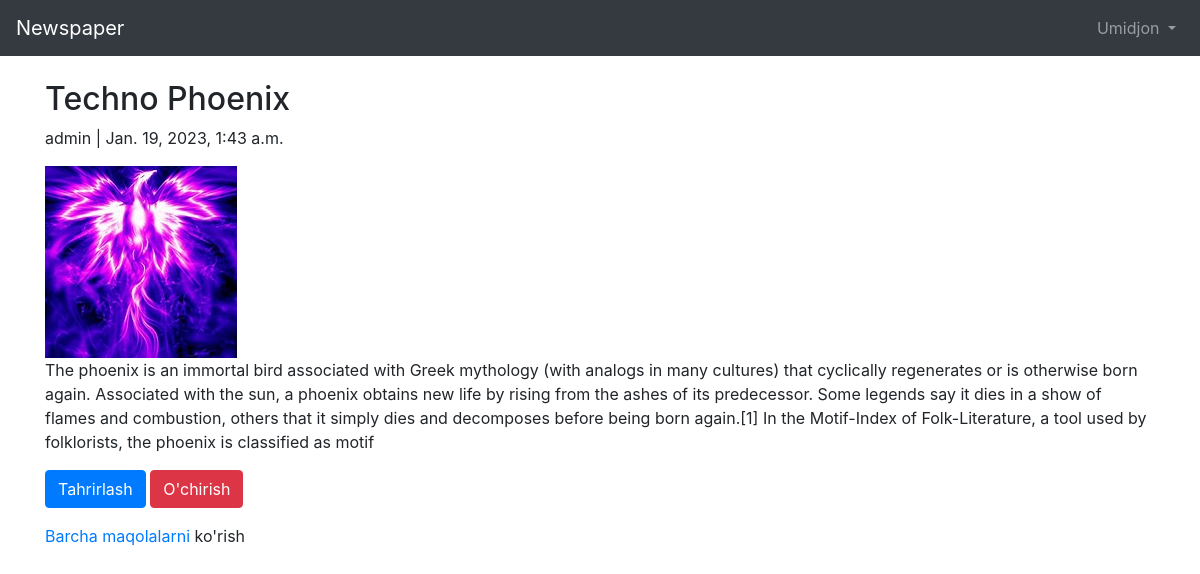
Screenshot of /articles/5 (signed in) with the database file from the repository.
### users/models.py (models this page shows)
class CustomUser(AbstractUser):
    age = models.PositiveIntegerField(null=True,blank=True)
    address =models.CharField(max_length=200)
    job = models.CharField(max_length=50)

### articles/models.py (models this page shows, shortened)
class Article(models.Model):
    title = models.CharField(max_length=255)
    body = models.TextField()
    photo = models.ImageField(upload_to='images/', blank=True)
    data = models.DateTimeField(auto_now_add=True)
    author = models.ForeignKey(
        get_user_model(),
        on_delete=models.CASCADE,
    )

### articles/views.py (the view)
# urls.py: path('<int:pk>', ArticleDetailView.as_view(), name='article_detail'),
class ArticleDetailView(LoginRequiredMixin, DetailView):
    model = Article
    template_name = 'article_detail.html'
    login_url = 'login'

### templates/article_detail.html
{% extends 'base.html' %}
{% block content %}
<div class="article-entry">
    <h2>{{ object.title }}</h2>
    <p>{{ object.author }} | {{ object.data }}</p>
    {% if article.photo %}
    <img src="{{ article.photo.url }}" alt="{{object.title}}">
    {% endif %}
    <p>{{ object.body }}</p>
</div>
<p>
    <a href="{% url 'article_edit' article.pk %}"
       class="btn btn-primary">Tahrirlash</a>
    <a href="{% url 'article_delete' article.pk %}"
       class="btn btn-danger">O'chirish</a>
    <p><a href="{% url 'article_list' %}">Barcha maqolalarni </a>ko'rish</p>
</p>
{% endblock content %}

### templates/base.html (shortened to what this page needs)
<!DOCTYPE html>
<html lang="en">
<head>
    <link rel="stylesheet" href="https://maxcdn.bootstrapcdn.com/bootstrap/4.0.0/css/bootstrap.min.css">
</head>
<body>
<nav class="navbar navbar-expand-md navbar-dark bg-dark mb-4">
<a class="navbar-brand" href="{% url 'home' %}">Newspaper</a>
<div class="collapse navbar-collapse" id="navbarCollapse">
{% if user.is_authenticated %}
<ul class="navbar-nav ml-auto">
<li class="nav-item">
<a class="nav-link dropdown-toggle" href="#" id="userMenu"
data-toggle="dropdown" aria-haspopup="true"
aria-expanded="false">
{{ user.username }}
</a>
</li>
</ul>
{% endif %}
</div>
</nav>
<div class="container">
{% block content %}
{% endblock content %}
</div>
</body>
</html>

### rows the page displays
CustomUser: username "Umidjon"
Article: title "Techno Phoenix", author "admin", data "Jan. 19, 2023, 1:43 a.m.", photo (picture), body "The phoenix is an immortal bird associated with Greek mythology (with analogs in many cultures) that cyclically regenerates or is otherwise born again. Associated with the sun, a phoenix obtains new life by rising from the ashes of its predecessor. Some legends say it dies in a show of flames and combustion, others that it simply dies and decomposes before being born again.[1] In the Motif-Index of Folk-Literature, a tool used by folklorists, the phoenix is classified as motif"
